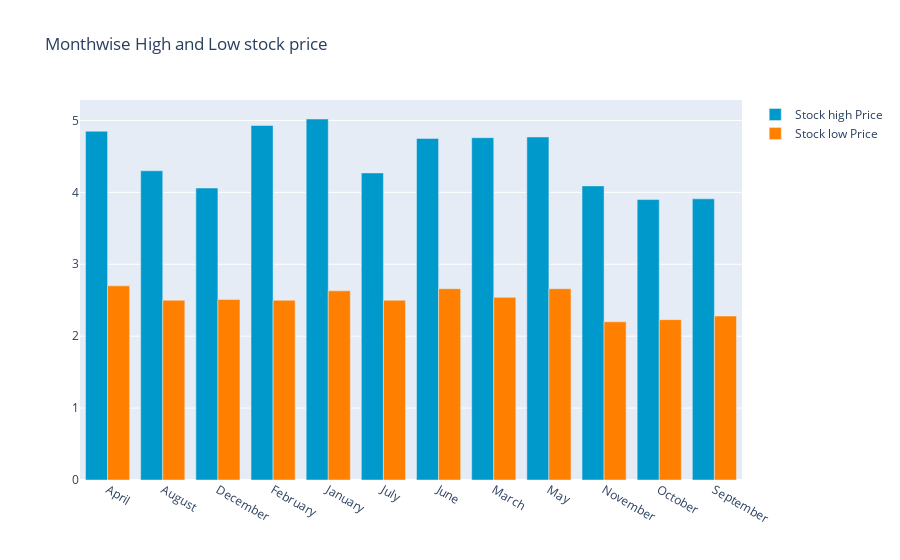

Here is the notebook cell this chart was saved with:
### Code cell
fig = go.Figure()
fig.add_trace(go.Bar(
    x=monthvise_high.index,
    y=monthvise_high,
    name='Stock high Price',
    marker_color='rgb(0, 153, 204)'
))
fig.add_trace(go.Bar(
    x=monthvise_low.index,
    y=monthvise_low,
    name='Stock low Price',
    marker_color='rgb(255, 128, 0)'
))

fig.update_layout(barmode='group', 
                  title=' Monthwise High and Low stock price')
fig.show()

### Figure 1 — Plotly figure (JSON) as saved in the notebook; plotly's stock layout.template omitted (floating-point values rounded to 4 significant figures)
{"data": [{"marker": {"color": "rgb(0, 153, 204)"}, "name": "Stock high Price", "type": "bar", "x": ["April", "August", "December", "February", "January", "July", "June", "March", "May", "November", "October", "September"], "y": [4.85, 4.3, 4.06, 4.93, 5.02, 4.27, 4.75, 4.76, 4.77, 4.09, 3.9, 3.91]}, {"marker": {"color": "rgb(255, 128, 0)"}, "name": "Stock low Price", "type": "bar", "x": ["April", "August", "December", "February", "January", "July", "June", "March", "May", "November", "October", "September"], "y": [2.7, 2.5, 2.51, 2.5, 2.63, 2.5, 2.66, 2.54, 2.66, 2.2, 2.23, 2.28]}], "layout": {"barmode": "group", "title": {"text": " Monthwise High and Low stock price"}}}
